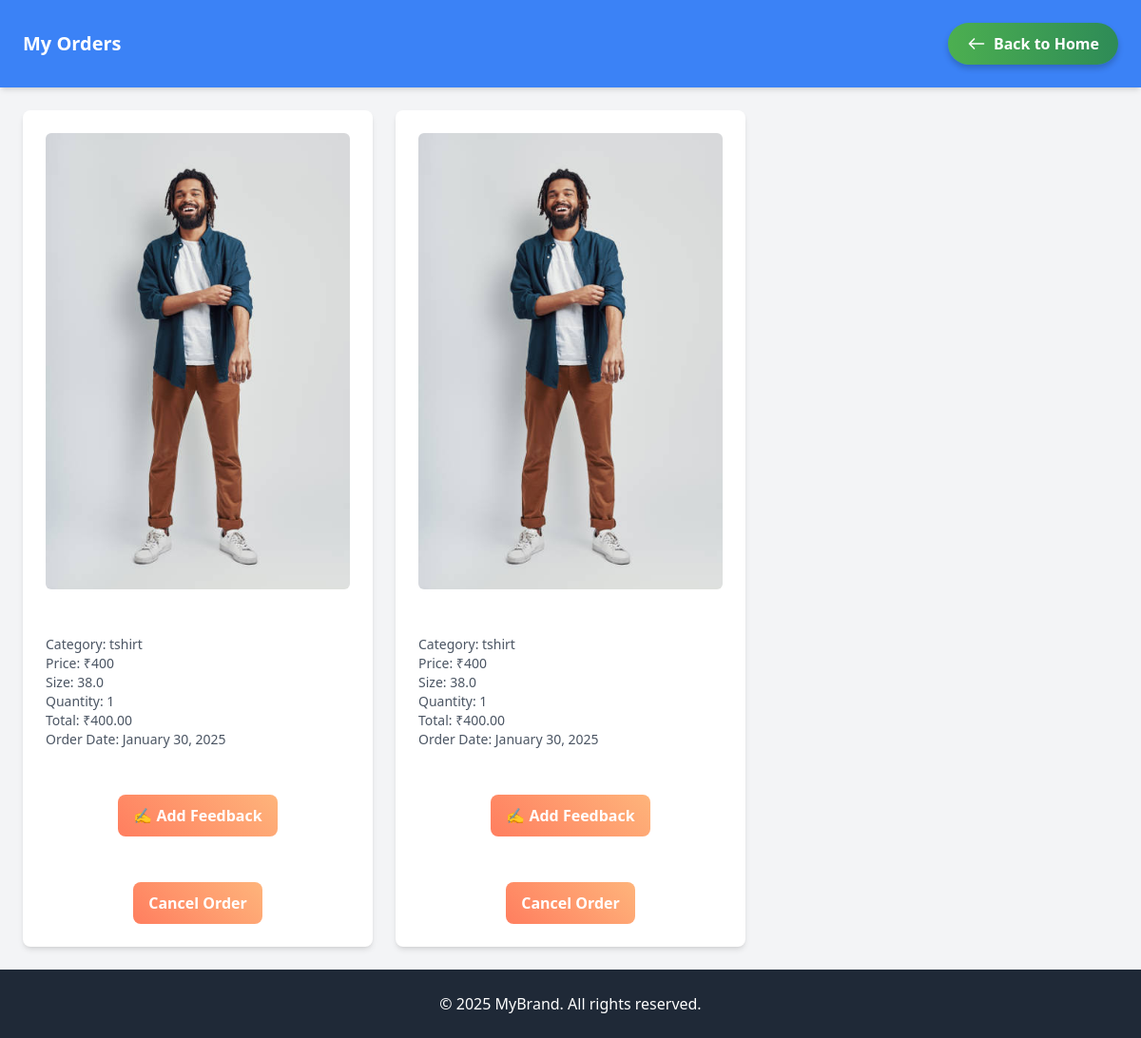
/my-orders/ (signed in), run on the app's committed database.
### virtualfitting/models.py (models this page shows, shortened)
class Transaction(models.Model):
    user = models.ForeignKey(usregister, on_delete=models.CASCADE)
    products = models.ForeignKey(addproduct, on_delete=models.CASCADE)
    amount = models.DecimalField(max_digits=10, decimal_places=2)
    quantity = models.PositiveBigIntegerField(default=1)
    order_id = models.CharField(max_length=80)
    created_at = models.DateTimeField(auto_now_add=True)

class addproduct(models.Model):
    productname=models.CharField(max_length=20,null=True,blank=True)
    CATEGORY_CHOICE = [
        ('tshirt','T-shirt'),
        ('shirt','Shirt'),
        ('shoes','Shoes'),
        ('westernwear','Westernwear'),
        ('watch','Watch'),
        ('glass','Glass'),
        ('cap','Cap'),
        ('casualwear','Casualwear'),
        ('jewellery','Jewellery'),
        ('coat','Coat'),
        ('gown','Gown'),
    ]
    category=models.CharField(max_length=20,choices=CATEGORY_CHOICE)
    price=models.IntegerField(null=True,blank=True)
    size=models.CharField(max_length=20,null=True,blank=True)
    description=models.CharField(max_length=225,null=True,blank=True)
    image=models.ImageField(upload_to='shop/',null=True,blank=True)
    created_at=models.DateField(auto_now_add=True)
    product_id=models.IntegerField(unique=True)
    stock=models.IntegerField(null=True,blank=True)
    status_choice=[
        ('available','Available'),
        ('out_of_stock','Out_of_stock'),
    ]
    status=models.CharField(max_length=20, choices=status_choice,default='available')
    email=models.CharField(max_length=50)
    gender_choices=(
        ('MALE','male'),
        ('FEMALE','female'),
    )
    gender=models.CharField(max_length=10,choices=gender_choices,null=True,blank=True)

### virtualfitting/views.py (the view)
# urls.py: path('my-orders/', views.my_orders, name='my_orders'),
def my_orders(request):
    if 'email' in request.session:
        semail = request.session['email']
        try:
            user = models.usregister.objects.get(email=semail)
        except models.usregister.DoesNotExist:
            return redirect('login')
        orders = Transaction.objects.filter(user=user).order_by('-created_at')
        return render(request, 'my_orders.html', {'orders': orders})
    return redirect('login')

### virtualfitting/templates/my_orders.html (shortened to what this page needs)
<!DOCTYPE html>
<html lang="en">
<head>
    <link href="https://cdn.jsdelivr.net/npm/bootstrap@5.3.3/dist/css/bootstrap.min.css" rel="stylesheet">
    <script src="https://cdn.tailwindcss.com"></script>
</head>
<body class="bg-gray-100 min-h-screen flex flex-col">
    <header class="w-full bg-blue-500 text-white py-4 shadow-md">
        <div class="max-w-7xl mx-auto px-4 flex justify-between items-center">
            <h1 class="text-xl font-bold">My Orders</h1>
            <button onclick="window.location.href='/home/'" class="home-btn">
                <svg xmlns="http://www.w3.org/2000/svg" fill="none" viewBox="0 0 24 24" stroke-width="2" stroke="currentColor" class="w-5 h-5">
                    <path stroke-linecap="round" stroke-linejoin="round" d="M3 12h18M3 12l6-6m-6 6l6 6"></path>
                </svg>
                Back to Home
            </button>
        </div>
    </header>
    <main class="w-full max-w-7xl mx-auto px-4 py-6">
        {% if orders %}
        <div class="grid grid-cols-1 md:grid-cols-2 lg:grid-cols-3 gap-6">
            {% for order in orders %}
            <div class="bg-white rounded-lg shadow-md overflow-hidden">
                <div class="p-4">
                    <img
                        src="{{ order.products.image.url }}"
                        alt="{{ order.products.name }}"
                        class="w-full h-auto rounded-md cursor-pointer"
                        onclick="openModal('{{ order.products.image.url }}')">
                </div>
                <div class="p-4">
                    <p class="text-sm text-gray-600">Category: {{ order.products.category }}</p>
                    <p class="text-sm text-gray-600">Price: ₹{{ order.products.price }}</p>
                    <p class="text-sm text-gray-600">Size: {{ order.products.size }}</p>
                    <p class="text-sm text-gray-600">Quantity: {{ order.quantity }}</p>
                    <p class="text-sm text-gray-600">Total: ₹{{ order.amount }}</p>
                    <p class="text-sm text-gray-600">Order Date: {{ order.created_at|date:"F j, Y" }}</p>
                </div>
                <div class="p-4 flex justify-center">
                    <a href="/feedback/{{order.id}}/" class="feedback-btn">
                        ✍ Add Feedback
                    </a>
                </div>
                <div class="p-4 flex justify-center">
                    <button onclick="return confirm('Cancel Order?')"><a href="/cancel_order/{{order.id}}/" class="feedback-btn">
                         Cancel Order
                    </a></button>
                </div>
            </div>
            {% endfor %}
        </div>
        {% else %}
        <p class="text-center text-gray-500 mt-8">No orders found. Start shopping to see your orders here.</p>
        {% endif %}
    </main>
    <footer class="w-full bg-gray-800 text-white text-center py-4 mt-auto">
        <p>&copy; 2025 MyBrand. All rights reserved.</p>
    </footer>
</body>
</html>

### virtualfitting/templates/my_orders.html (style rules this page uses)
.feedback-btn { display: inline-block; text-align: center; background: linear-gradient(45deg, #ff7e5f, #feb47b); color: white; font-weight: bold; padding: 10px 16px; border-radius: 8px; transition: all 0.3s ease-in-out; }
.home-btn { display: inline-flex; align-items: center; background: linear-gradient(to right, #4CAF50, #2E8B57); color: white; font-weight: bold; padding: 10px 20px; border-radius: 50px; transition: all 0.3s ease-in-out; box-shadow: 0 4px 6px rgba(0, 0, 0, 0.2); }
.home-btn svg { margin-right: 8px; }

### data on the page
Transaction: products.image (picture), products.category "tshirt", products.price "400", products.size "38.0", quantity "1", amount "400.00", created_at "January 30, 2025"
Transaction: products.image (picture), products.category "tshirt", products.price "400", products.size "38.0", quantity "1", amount "400.00", created_at "January 30, 2025"
